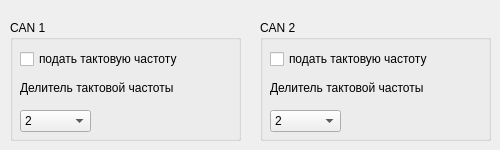
      <widget class="QWidget" name="tab_11">
       <attribute name="title">
        <string>CAN</string>
       </attribute>
       <widget class="QGroupBox" name="groupBox_26">
        <property name="geometry">
         <rect>
          <x>10</x>
          <y>20</y>
          <width>231</width>
          <height>121</height>
         </rect>
        </property>
        <property name="title">
         <string>CAN 1</string>
        </property>
        <widget class="QCheckBox" name="checkBox_83">
         <property name="geometry">
          <rect>
           <x>10</x>
           <y>30</y>
           <width>171</width>
           <height>18</height>
          </rect>
         </property>
         <property name="text">
          <string>подать тактовую частоту</string>
         </property>
        </widget>
        <widget class="QLabel" name="label_34">
         <property name="geometry">
          <rect>
           <x>10</x>
           <y>60</y>
           <width>171</width>
           <height>16</height>
          </rect>
         </property>
         <property name="text">
          <string>Делитель тактовой частоты</string>
         </property>
        </widget>
        <widget class="QComboBox" name="comboBox_31">
         <property name="geometry">
          <rect>
           <x>10</x>
           <y>90</y>
           <width>71</width>
           <height>22</height>
          </rect>
         </property>
         <item>
          <property name="text">
           <string>2</string>
          </property>
         </item>
         <item>
          <property name="text">
           <string>4</string>
          </property>
         </item>
         <item>
          <property name="text">
           <string>8</string>
          </property>
         </item>
         <item>
          <property name="text">
           <string>16</string>
          </property>
         </item>
         <item>
          <property name="text">
           <string>32</string>
          </property>
         </item>
         <item>
          <property name="text">
           <string>64</string>
          </property>
         </item>
         <item>
          <property name="text">
           <string>128</string>
          </property>
         </item>
        </widget>
       </widget>
       <widget class="QGroupBox" name="groupBox_27">
        <property name="geometry">
         <rect>
          <x>260</x>
          <y>20</y>
          <width>231</width>
          <height>121</height>
         </rect>
        </property>
        <property name="title">
         <string>CAN 2</string>
        </property>
        <widget class="QCheckBox" name="checkBox_85">
         <property name="geometry">
          <rect>
           <x>10</x>
           <y>30</y>
           <width>171</width>
           <height>18</height>
          </rect>
         </property>
         <property name="text">
          <string>подать тактовую частоту</string>
         </property>
        </widget>
        <widget class="QLabel" name="label_36">
         <property name="geometry">
          <rect>
           <x>10</x>
           <y>60</y>
           <width>171</width>
           <height>16</height>
          </rect>
         </property>
         <property name="text">
          <string>Делитель тактовой частоты</string>
         </property>
        </widget>
        <widget class="QComboBox" name="comboBox_33">
         <property name="geometry">
          <rect>
           <x>10</x>
           <y>90</y>
           <width>71</width>
           <height>22</height>
          </rect>
         </property>
         <item>
          <property name="text">
           <string>2</string>
          </property>
         </item>
         <item>
          <property name="text">
           <string>4</string>
          </property>
         </item>
         <item>
          <property name="text">
           <string>8</string>
          </property>
         </item>
         <item>
          <property name="text">
           <string>16</string>
          </property>
         </item>
         <item>
          <property name="text">
           <string>32</string>
          </property>
         </item>
         <item>
          <property name="text">
           <string>64</string>
          </property>
         </item>
         <item>
          <property name="text">
           <string>128</string>
          </property>
         </item>
        </widget>
       </widget>
      </widget>
